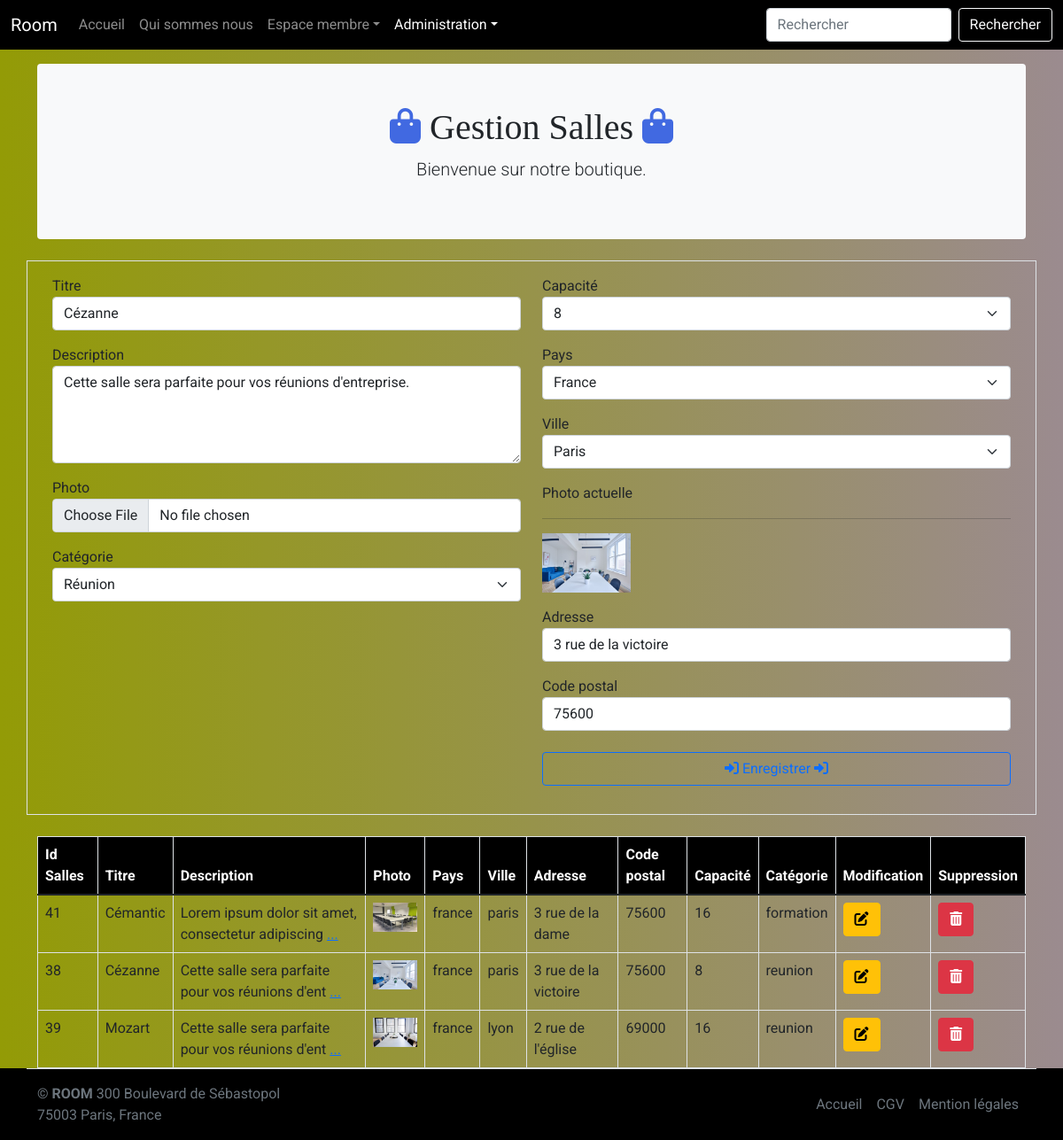
The app's page /admin/gestion_salles.php?action=modifier&id_salle=38 (signed in) with its own data.
### tables this page shows
CREATE TABLE `salle` (
  `id_salle` int(3) NOT NULL,
  `titre` varchar(255) NOT NULL,
  `description` text NOT NULL,
  `photo` varchar(255) NOT NULL,
  `pays` varchar(255) NOT NULL,
  `ville` varchar(255) NOT NULL,
  `adresse` varchar(255) NOT NULL,
  `cp` varchar(5) NOT NULL,
  `capacite` int(3) NOT NULL,
  `categorie` enum('reunion','bureau','formation') NOT NULL
);

### admin/gestion_salles.php (the view, shortened to what this page needs)
<?php
include '../inc/init.inc.php';
$titre = '';
$description = '';
$adresse = '';
$cp = '';
if (isset($_GET['action']) && $_GET['action'] == 'modifier' && !empty($_GET['id_salle'])) {
    $recup_salle = $pdo->prepare("SELECT * FROM salle WHERE id_salle = :id_salle");
    $recup_salle->bindParam(':id_salle', $_GET['id_salle'], PDO::PARAM_STR);
    $recup_salle->execute();
    if ($recup_salle->rowCount() > 0) {
        $infos_salle = $recup_salle->fetch(PDO::FETCH_ASSOC);
        $titre = $infos_salle['titre'];
        $description = $infos_salle['description'];
        $photo_actuelle = $infos_salle['photo'];
        $adresse = $infos_salle['adresse'];
        $cp = $infos_salle['cp'];
    }
}
$liste_salle = $pdo->query("SELECT * FROM salle ORDER BY titre");
include '../inc/header.inc.php';
include '../inc/nav.inc.php';
?>
<div class="bg-light p-5 rounded text-center">
    <h1><i class="fa-solid fa-bag-shopping text-royalblue"></i> Gestion Salles <i class="fa-solid fa-bag-shopping text-royalblue"></i></h1>
    <p class="lead">Bienvenue sur notre boutique.</p>
</div>
<div class="row mt-4">
    <div class="col-12">
        <form method="post" action="" class="border p-3 row" enctype="multipart/form-data">
            <div class="col-sm-6">
                <div class="mb-3">
                    <label for="titre">Titre</label>
                    <input type="text" name="titre" id="titre" class="form-control" value="<?= $titre; ?>">
                </div>
                <div class="mb-3">
                    <label for="description">Description</label>
                    <textarea name="description" id="description" class="form-control" rows="4"><?= $description; ?></textarea>
                </div>
                <div class="mb-3">
                    <label for="photo">Photo</label>
                    <input type="file" name="photo" id="photo" class="form-control">
                </div>
                <div class="mb-3">
                    <label for="categorie">Catégorie</label>
                    <select name="categorie" id="categorie" class="form-select">
                        <option>Réunion</option>
                    </select>
                </div>
            </div>
            <div class="col-sm-6">
                <div class="mb-3">
                    <label for="capacite">Capacité</label>
                    <select name="capacite" id="capacite" class="form-select">
                        <option>8</option>
                    </select>
                </div>
                <div class="mb-3">
                    <label for="pays">Pays</label>
                    <select name="pays" id="pays" class="form-select">
                        <option value="france">France</option>
                    </select>
                </div>
                <div class="mb-3">
                    <label for="ville">Ville</label>
                    <select name="ville" id="ville" class="form-select">
                        <option value="paris">Paris</option>
                    </select>
                </div>
                <?php
                if (!empty($photo_actuelle)) {
                    echo '<div class="mb-3">';
                    echo '<label for="photo_actuelle">Photo actuelle</label><hr>';
                    echo '<img src="' . URL . 'assets/img/' . $photo_actuelle . '" width="100">';
                    echo '</div>';
                }
                ?>
                <div class="mb-3">
                    <label for="adresse">Adresse</label>
                    <input type="text" name="adresse" id="adresse" class="form-control" value="<?= $adresse; ?>">
                </div>
                <div class="mb-4">
                    <label for="cp">Code postal</label>
                    <input type="text" name="cp" id="cp" class="form-control" value="<?= $cp; ?>">
                </div>
                <div class="mb-3">
                    <button type="submit" id="enregistrement_produit" class="w-100 btn btn-outline-primary"><i class="fa-solid fa-right-to-bracket"></i> Enregistrer <i class="fa-solid fa-right-to-bracket"></i></button>
                </div>
            </div>
        </form>
    </div>
</div>
<div class="row mt-4">
    <div class="col-sm-12">
        <table class="table table-bordered">
            <thead class="bg-royalblue text-white">
                <tr>
                    <th>Id Salles</th>
                    <th>Titre</th>
                    <th>Description</th>
                    <th>Photo</th>
                    <th>Pays</th>
                    <th>Ville</th>
                    <th>Adresse</th>
                    <th>Code postal</th>
                    <th>Capacité</th>
                    <th>Catégorie</th>
                    <th>Modification</th>
                    <th>Suppression</th>
                </tr>
            </thead>
            <tbody>
                <?php
                while ($ligne = $liste_salle->fetch(PDO::FETCH_ASSOC)) {
                    echo '<tr>';
                    echo '<td>' . $ligne['id_salle'] . '</td>';
                    echo '<td>' . $ligne['titre'] . '</td>';
                    echo '<td>' . substr($ligne['description'], 0, 50) . ' <a href="#">...</a></td>';
                    echo '<td><img src="' . URL . 'assets/img/' . $ligne['photo'] . '" width="50"></td>';
                    echo '<td>' . $ligne['pays'] . '</td>';
                    echo '<td>' . $ligne['ville'] . '</td>';
                    echo '<td>' . $ligne['adresse'] . '</td>';
                    echo '<td>' . $ligne['cp'] . '</td>';
                    echo '<td>' . $ligne['capacite'] . '</td>';
                    echo '<td>' . $ligne['categorie'] . '</td>';
                    echo '<td><a href="?action=modifier&id_salle=' . $ligne['id_salle'] . '" class="btn btn-warning"><i class="fa-solid fa-pen-to-square"></i></a></td>';
                    echo '<td><a href="?action=supprimer&id_salle=' . $ligne['id_salle'] . '" class="btn btn-danger" onclick="return(confirm(\'Etes-vous sûr de vouloir supprimer cette salle ?\'))"><i class="fa-solid fa-trash-can"></i></a></td>';
                    echo '</tr>';
                }
                ?>
            </tbody>
        </table>
    </div>
</div>
<?php
include '../inc/footer.inc.php';

### assets/css/style.css (style rules this page uses)
body { min-height: 75rem; padding-top: 4.5rem; background: linear-gradient(to right, rgb(147, 155, 6), rgb(155, 139, 143)); }
.bg-royalblue, footer { background-color: rgb(0, 0, 0); }
.text-royalblue { color: royalblue; }
* { font-family: 'Roboto', sans-serif; }
h1, h2, h3, h4, h5, h6 { font-family: 'Playfair Display', serif; }

### records on screen
salle: titre "Cézanne", description "Cette salle sera parfaite pour vos réunions d'entreprise.", photo (picture), adresse "3 rue de la victoire", cp "75600", id_salle "38", description "Cette salle sera parfaite pour vos réunions d'ent", pays "france", ville "paris", capacite "8", categorie "reunion"
salle: id_salle "41", titre "Cémantic", description "Lorem ipsum dolor sit amet, consectetur adipiscing", photo (picture), pays "france", ville "paris", adresse "3 rue de la dame", cp "75600", capacite "16", categorie "formation"
salle: id_salle "39", titre "Mozart", description "Cette salle sera parfaite pour vos réunions d'ent", photo (picture), pays "france", ville "lyon", adresse "2 rue de l'église", cp "69000", capacite "16", categorie "reunion"
